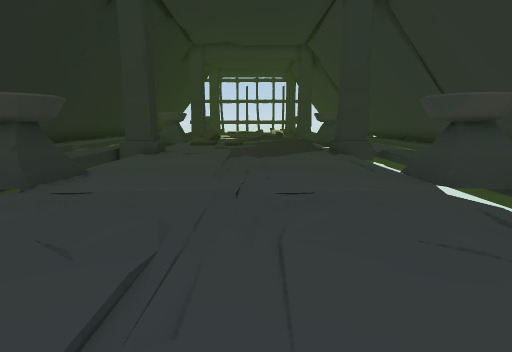
[1] (above)

21 first-person views from a walk through a 3-D level made in the Unity game engine. The camera is 1.2 m above the floor, tilts 10° down and sees 80° across. The floor is counted in squares, 1 m on a side. Each view is taken from the middle of a square. On the plan, view 1 faces up. The plan holds only what a view shows up to about 13 squares ahead; the rest is blank. The place goes on beyond the plan. The player is left out.

[2]
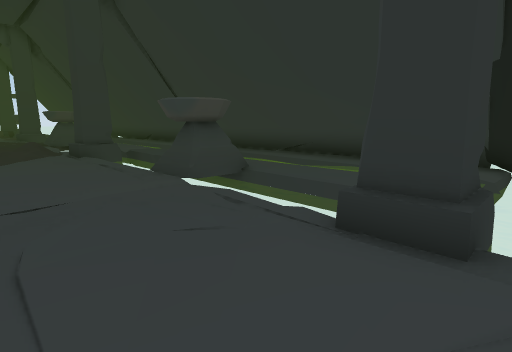

[3]
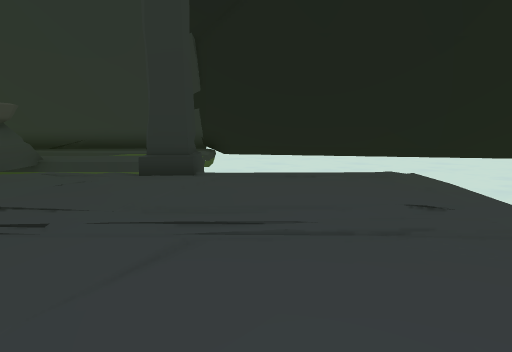

[4]
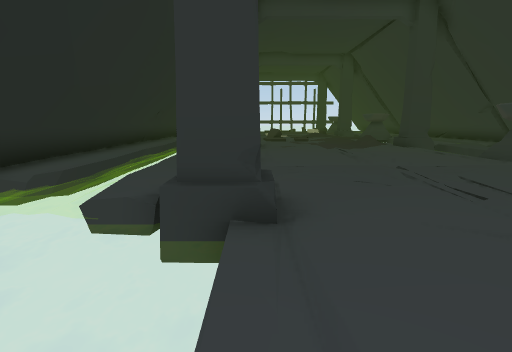

[5]
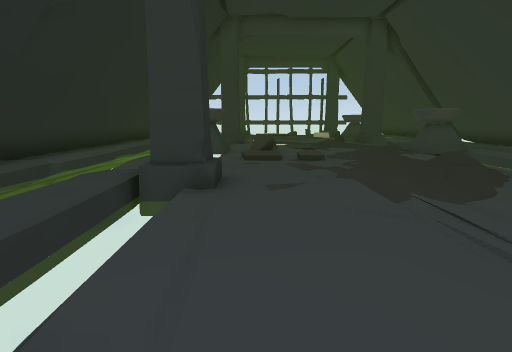

[6]
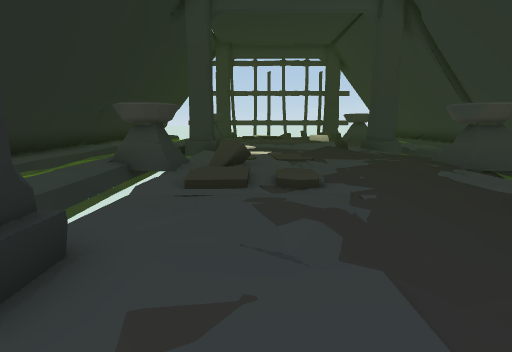

[7]
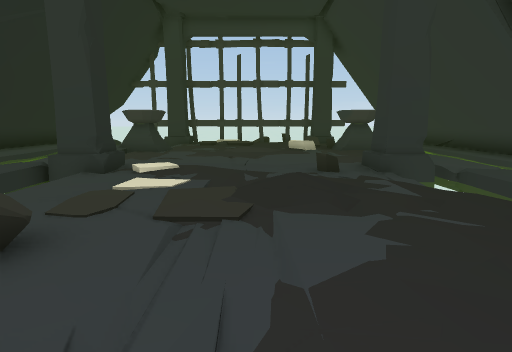

[8]
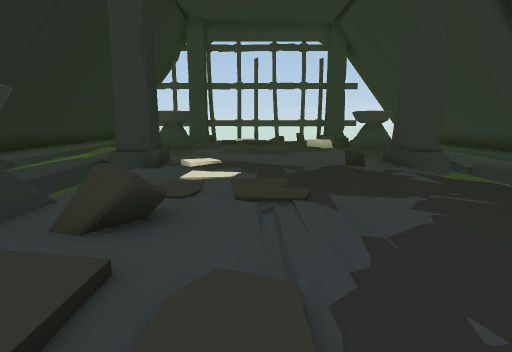

[9]
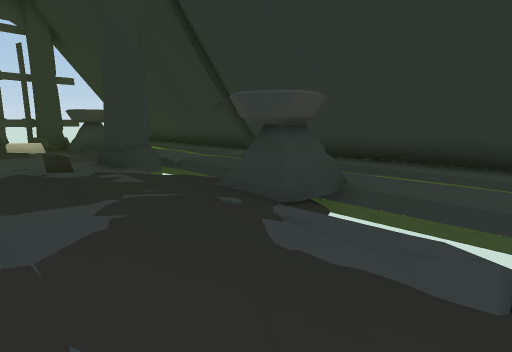

[10]
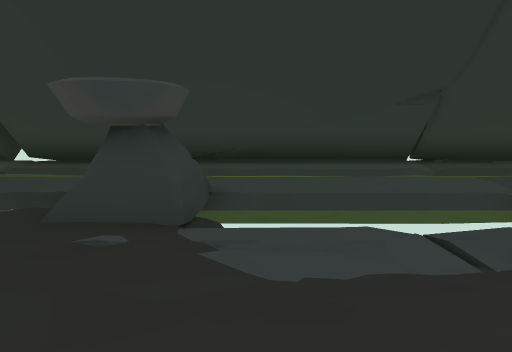

[11]
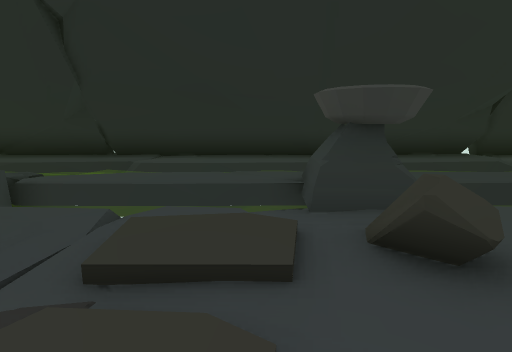

[12]
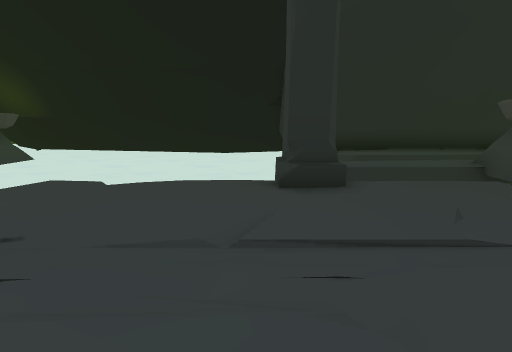

[13]
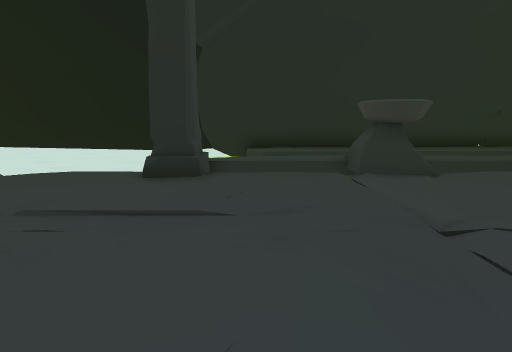

[14]
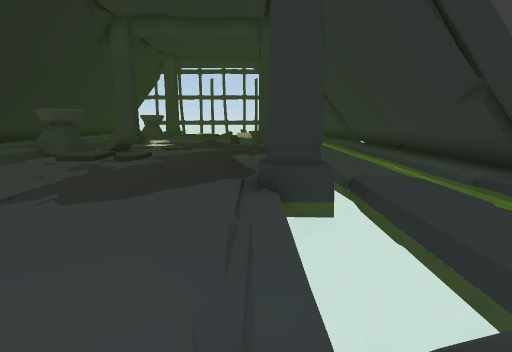

[15]
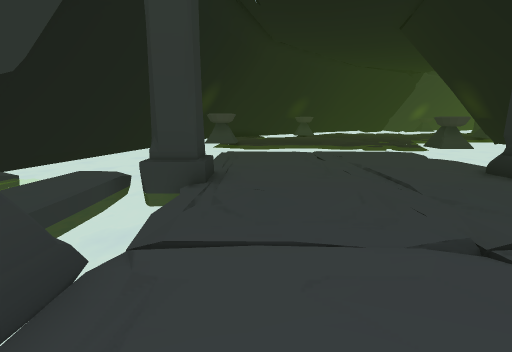

[16]
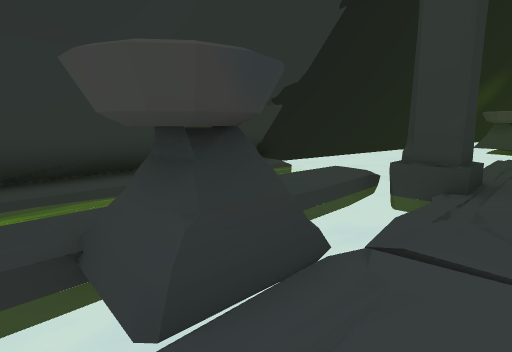

[17]
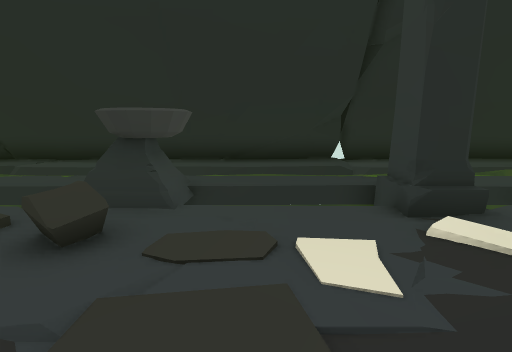

[18]
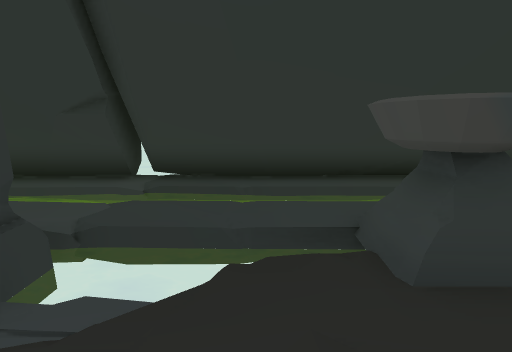

[19]
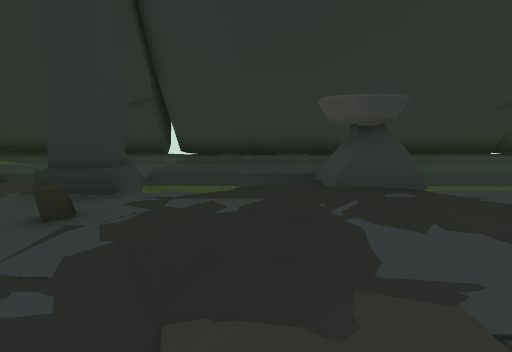

[20]
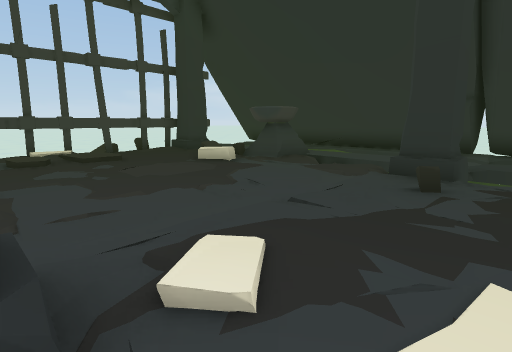

[21]
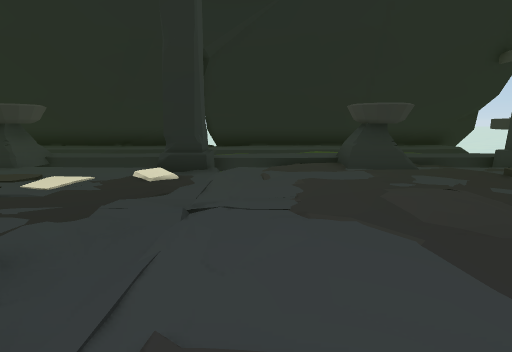

### Floor plan
Key: @ floor where view 1 was taken; # wall or solid block; . main floor; : floor 0.25 m higher than the main floor; / step, stairs or slope; ≈ water the walk keeps out of; P pillar; B bowl; L block.
Columns run from 9 left of view 1 to 8 right of it. Each row starts with its distance up from view 1.
 29 #≈ BBB..::...BB.≈#
 28 #≈ :............≈#
 27 #≈ :.........≈..≈#
 26 #≈ :≈.........≈.≈#
 25 #≈ :PP......PP≈.≈#
 24 #≈ :P#/.....#P≈.≈#
 23 #≈ :≈........≈≈.≈#
 22 #≈ :≈....//..≈≈.≈#
 21 #≈ :≈....:////≈.≈#
 20 #≈ :B...../..BB.≈#
 19 #≈  BBL/.....B .≈#
 18 #≈≈BBB./.....BB.≈#
 17 #≈≈:≈.://....≈≈.≈#
 16 #≈≈:≈.://....≈≈.≈#
 15 #≈≈:≈≈....../≈≈.≈#
 14 #≈≈:≈....../.≈≈.≈#
 13 #≈≈:P.....//.P≈.≈#
 12 #≈ :P#.....//P≈.≈#
 11 #≈ :≈........≈≈.≈#
 10 #≈ :≈........≈≈.≈#
  9 #.≈:≈........≈≈. #
  8 #≈≈:≈........≈≈.≈#
  7 #≈≈ BB.......BB.≈#
  6 #≈≈ BB.......BB.≈#
  5 #≈≈:≈........≈≈.≈#
  4 #≈≈:≈........≈≈.≈#
  3 #≈≈:≈........≈≈.≈#
  2 #≈≈:P.......PP≈.≈#
  1 #≈≈≈#P......#P≈.≈#
  0 #≈≈≈≈....@...≈≈≈≈#
 -1 #≈≈≈≈........ ≈≈≈#
 -2 #≈≈≈ ........ ≈≈≈#
 -3 #≈≈≈≈........ ≈≈##
 -4 #≈≈≈≈........ ≈≈##
 -5 ≈≈≈≈  ≈≈≈≈≈≈≈≈≈≈#
 -6 ≈≈≈≈≈     ≈≈≈≈≈≈##
 -7 ≈≈≈≈        ≈≈≈≈#

Positions as (right, up) in squares from view 1, and headings:
1: (0, 0), facing up
2: (0, 0), facing up-right
3: (-4, -1), facing right
4: (-4, -3), facing up
5: (-3, 6), facing up
6: (-2, 10), facing up
7: (0, 16), facing up
8: (-1, 15), facing up
9: (0, 15), facing up-right
10: (0, 17), facing right
11: (0, 17), facing left
12: (2, 0), facing left
13: (3, 3), facing left
14: (3, 6), facing up
15: (2, 8), facing down
16: (2, 8), facing down-right
17: (1, 21), facing left
18: (1, 21), facing right
19: (-2, 21), facing right
20: (-4, 22), facing up-right
21: (4, 26), facing left
